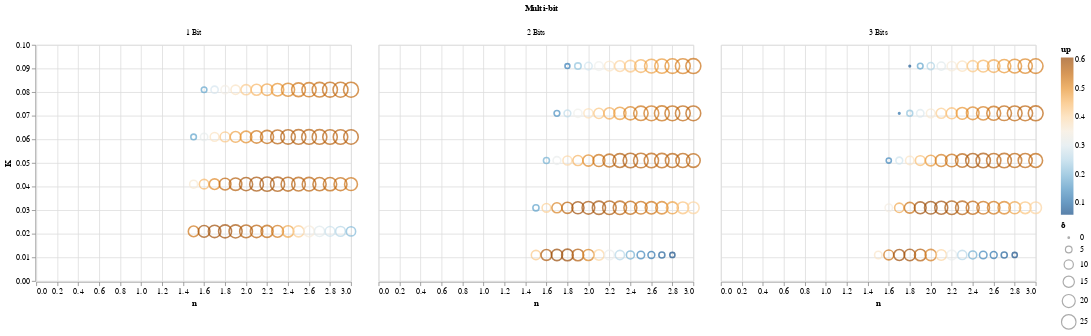

The code cell stored with this chart in its notebook:
### Code cell
# color delta
df_merge
alt.Chart(df_merge).mark_point().encode(
    x='n',
    y='K',
    size='δ',
    color=alt.Color('up', scale=alt.Scale(scheme="blueorange")),
    column = 'Multi-bit'
)

### Figure 1 — Vega-Lite specification as saved in the notebook (floating-point values rounded to 4 significant figures; data arrays with more than 128 entries replaced by an {"elided": "..."} marker saying what was removed)
{"config": {"view": {"continuousWidth": 400, "continuousHeight": 300}}, "data": {"name": "data-96be31b8fb95268eef7dfcb4671fc0f9"}, "mark": "point", "encoding": {"color": {"type": "quantitative", "field": "up", "scale": {"scheme": "blueorange"}}, "column": {"type": "nominal", "field": "Multi-bit"}, "size": {"type": "quantitative", "field": "δ"}, "x": {"type": "quantitative", "field": "n"}, "y": {"type": "quantitative", "field": "K"}}, "$schema": "https://vega.github.io/schema/vega-lite/v4.8.1.json", "datasets": {"data-96be31b8fb95268eef7dfcb4671fc0f9": {"elided": "209 records"}}}
